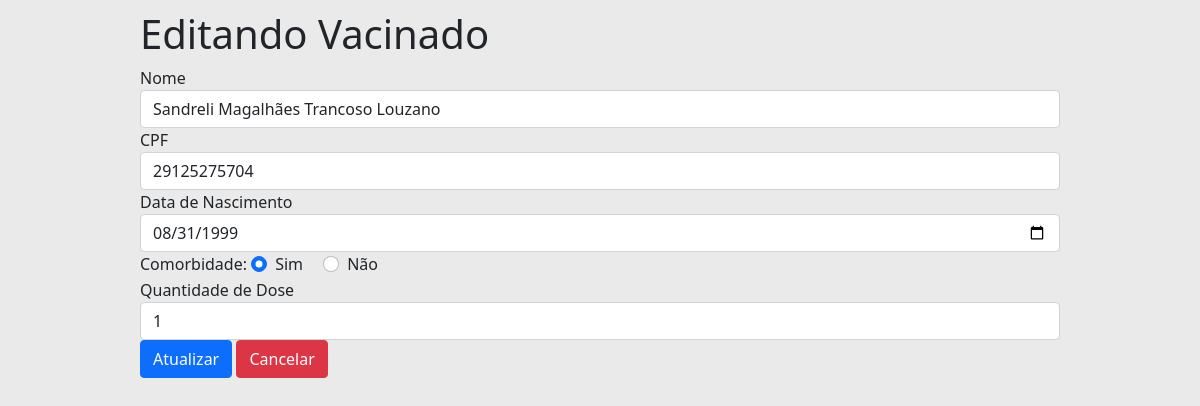
Page /vacinado/editar/232942174830003 on the committed database.
### tables this page shows
CREATE TABLE "vacinado"(
    "cns" VARCHAR(15) PRIMARY KEY, 
    "cpf" VARCHAR(11) NOT NULL UNIQUE,
    "nome" VARCHAR(128) NOT NULL,
    "dtNascimento" DATE NOT NULL, 
    "comorbidade" INTEGER, 
    "qtdDose" INTEGER
);

### Pyvacina.py (the view)
@app.route('/vacinado/editar/<string:cns>')
def vacinado_editar(cns):
    vacinado = vacinado_dao.busca_por_cns(cns)
    return render_template('vacinado_editar.html', titulo='Editando Vacinado', vacinado=vacinado)

### DAO/daoVacinado.py (called while the page is built)
    def busca_por_cns(self, cns):
        cursor = self.__db.cursor()
        cursor.execute(SQL_VACINADO_POR_CNS, (cns,))
        tupla = cursor.fetchone()
        if tupla:
            return Vacinado(cns=tupla[0], cpf=tupla[1], nome=tupla[2], dtNascimento=tupla[3], comorbidade=tupla[4], qtdDose=tupla[5])
        return False

### model.py (called while the page is built)
    @property
    def nome(self) -> str:
        return self.__nome

    @property
    def cpf(self) -> str:
        return self.__cpf

    @property
    def cns(self) -> str:
        return self.__cns

    @property
    def dtNascimento(self) -> datetime:
        return self.__dtNasciento

    @property
    def comorbidade(self) -> bool:
        return self.__comorbidade

    @property
    def qtdDose(self) -> int:
        return self.__qtdDose

### templates/vacinado_editar.html
{% extends "templates.html" %}
{% block conteudo %}
<form action="{{ url_for('vacinado_atualizar', cns=vacinado.cns) }}" method="post">
        <fieldset>
            <div class="form-group">
                <label for="nome">Nome</label>
                <input type="text" id="nome" name="nome" class="form-control" value="{{vacinado.nome}}">
            </div>
            <div class="form-group">
                <label for="cpf">CPF</label>
                <input type="text" id="cpf" name="cpf" class="form-control" value="{{vacinado.cpf}}">
            </div>
            <div class="form-group">
                <label for="nascimento">Data de Nascimento</label>
                <input type="date" id="nascimento" name="nascimento" class="form-control" value="{{vacinado.dtNascimento}}">
            </div>
            <div>
                <labe>Comorbidade:</labe>
                    <div class="form-check form-check-inline">
                        <input class="form-check-input" type="radio" id="comorbidadeTrue" name="comorbidade" value="True" {% if vacinado.comorbidade %} checked {% endif %}>
                        <label for="comorbidadeTrue">Sim</label>
                    </div>
                    <div class="form-check form-check-inline">
                        <input class="form-check-input" type="radio" id="comorbidadeFalse" name="comorbidade" value="False" {% if not vacinado.comorbidade %} checked {% endif %}>
                        <label for="comorbidadeFalse">Não</label>
                    </div>
            </div>
            <div class="form-group">
                <label for="dose">Quantidade de Dose</label>
                <input type="number" id="dose" name="dose" class="form-control" value="{{vacinado.qtdDose}}">
            </div>
            <div>
                <button type="submit" class="btn btn-primary btn-salvar">Atualizar</button>
                <a href="{{url_for('vacinado')}}" class="btn btn-danger">Cancelar</a>
            </div>
        </fieldset>
    </form>
{% endblock %}

### static/app.css (style rules this page uses)
body { padding: 10px; background-color: rgba(232, 232, 232, 0.91) }
.btn { margin-bottom: 10px; }

### rows in the picture
vacinado: nome "Sandreli Magalhães Trancoso Louzano", cpf "29125275704", nascimento "08/31/1999", comorbidade "☑ Sim", comorbidade "☐ Não", dose "1"

### other values in the picture
{{ titulo }} "Editando Vacinado"
